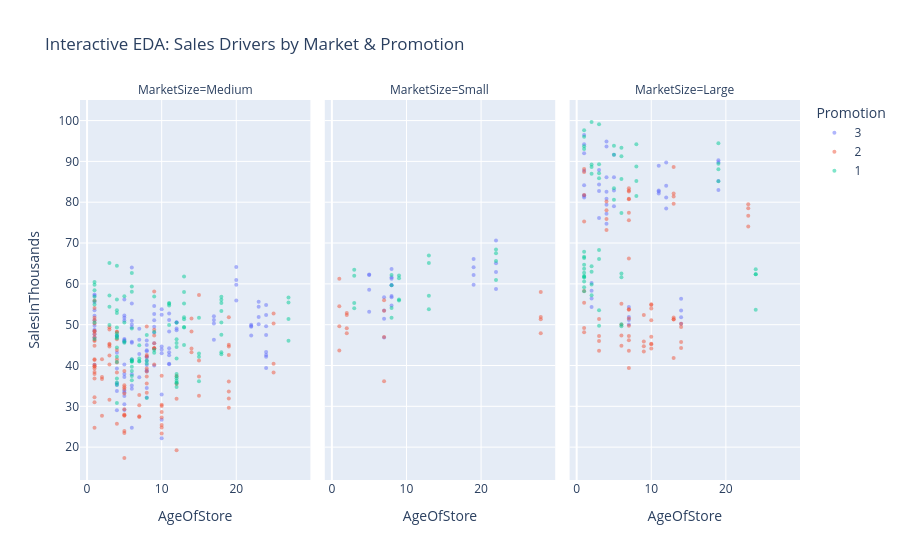

Here is the notebook cell this chart was saved with:
### Markdown cell above
## Step 3: Interactive Data Storytelling

Using Plotly allows recruiters or stakeholders to interact with the data, zoom in on specific stores, and observe how Store Age and Market Size correlate with sales.

### Code cell
fig = px.scatter(df, x="AgeOfStore", y="SalesInThousands", color="Promotion",facet_col="MarketSize",title="Interactive EDA: Sales Drivers by Market & Promotion")
fig.update_traces(marker=dict(size=4, opacity=0.5))
fig.show()

### Figure 1 — Plotly figure (JSON) as saved in the notebook; plotly's stock layout.template omitted (floating-point values rounded to 4 significant figures)
{"data": [{"hovertemplate": "Promotion=3<br>MarketSize=Medium<br>AgeOfStore=%{x}<br>SalesInThousands=%{y}<extra></extra>", "legendgroup": "3", "marker": {"color": "#636efa", "opacity": 0.5, "size": 4, "symbol": "circle"}, "mode": "markers", "name": "3", "orientation": "v", "showlegend": true, "type": "scatter", "x": [4, 4, 4, 4, 10, 10, 10, 10, 5, 5, 5, 5, 5, 5, 5, 5, 6, 6, 6, 6, 23, 23, 23, 23, 1, 1, 1, 1, 12, 12, 12, 12, 6, 6, 6, 6, 5, 5, 5, 5, 24, 24, 24, 24, 8, 8, 8, 8, 7, 7, 7, 7, 4, 4, 4, 4, 11, 11, 11, 11, 8, 8, 8, 8, 8, 8, 8, 8, 11, 11, 11, 11, 1, 1, 1, 1, 1, 1, 1, 1, 22, 22, 22, 22, 17, 17, 17, 17, 24, 24, 24, 24, 9, 9, 9, 9, 10, 10, 10, 10, 6, 6, 6, 6, 5, 5, 5, 5, 20, 20, 20, 20, 9, 9, 9, 9], "xaxis": "x", "y": [33.73, 35.67, 29.03, 39.25, 32.9, 22.18, 42.98, 26.68, 33.42, 37.93, 33.85, 40.25, 52.23, 51.68, 46.22, 46.03, 45.56, 55.19, 37.84, 50.07, 50.11, 55.59, 54.37, 51.91, 57.37, 55.53, 51.16, 57.06, 50.59, 48.64, 50.55, 49.08, 24.75, 41.47, 35.1, 34.33, 37.17, 30.52, 32.51, 29.12, 47.48, 39.41, 43.29, 42.59, 34.46, 40.13, 32.18, 43.73, 49.01, 46.29, 37.14, 42.82, 47.22, 35.24, 47.22, 43.15, 40.29, 48.35, 43.26, 44.2, 46.14, 41.12, 45.03, 38.85, 41.96, 42.27, 38.51, 43.51, 40.43, 51.15, 42.5, 52.76, 47.63, 52.21, 40.17, 48.36, 53.56, 49.72, 48.77, 46.84, 49.67, 49.98, 49.5, 47.35, 50.26, 52.05, 51.14, 46.3, 54.79, 52.39, 42.15, 49.63, 48.06, 51.09, 44.19, 49.52, 44.66, 53.78, 43.91, 52.41, 50.94, 49.38, 63.98, 45.84, 51.01, 56.16, 45.77, 46.47, 55.9, 59.8, 60.97, 64.14, 39.98, 54.58, 52.64, 45.43], "yaxis": "y"}, {"hovertemplate": "Promotion=3<br>MarketSize=Small<br>AgeOfStore=%{x}<br>SalesInThousands=%{y}<extra></extra>", "legendgroup": "3", "marker": {"color": "#636efa", "opacity": 0.5, "size": 4, "symbol": "circle"}, "mode": "markers", "name": "3", "orientation": "v", "showlegend": false, "type": "scatter", "x": [8, 8, 8, 8, 22, 22, 22, 22, 19, 19, 19, 19, 8, 8, 8, 8, 5, 5, 5, 5, 7, 7, 7, 7], "xaxis": "x2", "y": [61.59, 63.64, 54.68, 61.24, 62.93, 58.77, 70.6, 65.06, 59.76, 66.11, 62.16, 64.04, 59.65, 57.04, 59.73, 56.72, 58.55, 62.19, 53.14, 62.27, 51.47, 53.47, 46.83, 56.7], "yaxis": "y2"}, {"hovertemplate": "Promotion=3<br>MarketSize=Large<br>AgeOfStore=%{x}<br>SalesInThousands=%{y}<extra></extra>", "legendgroup": "3", "marker": {"color": "#636efa", "opacity": 0.5, "size": 4, "symbol": "circle"}, "mode": "markers", "name": "3", "orientation": "v", "showlegend": false, "type": "scatter", "x": [4, 4, 4, 4, 12, 12, 12, 12, 19, 19, 19, 19, 11, 11, 11, 11, 1, 1, 1, 1, 1, 1, 1, 1, 3, 3, 3, 3, 4, 4, 4, 4, 5, 5, 5, 5, 7, 7, 7, 7, 2, 2, 2, 2, 14, 14, 14, 14], "xaxis": "x3", "y": [86.14, 82.56, 79.36, 77.17, 89.7, 78.43, 84.05, 81.18, 83.02, 90.3, 85.18, 89.77, 82.64, 82.89, 82.13, 88.91, 87.7, 81.16, 81.58, 94.21, 96.48, 84.13, 91.98, 81.72, 84.34, 87.9, 76.12, 82.72, 94.89, 74.75, 93.63, 80.82, 91.61, 79.02, 86.11, 82.88, 51.89, 51.17, 54.33, 50.05, 54.34, 60.24, 56.39, 58.33, 53.5, 56.34, 51.83, 50.2], "yaxis": "y3"}, {"hovertemplate": "Promotion=2<br>MarketSize=Medium<br>AgeOfStore=%{x}<br>SalesInThousands=%{y}<extra></extra>", "legendgroup": "2", "marker": {"color": "#EF553B", "opacity": 0.5, "size": 4, "symbol": "circle"}, "mode": "markers", "name": "2", "orientation": "v", "showlegend": true, "type": "scatter", "x": [5, 5, 5, 5, 1, 1, 1, 1, 10, 10, 10, 10, 10, 10, 10, 10, 5, 5, 5, 5, 25, 25, 25, 25, 19, 19, 19, 19, 8, 8, 8, 8, 4, 4, 4, 4, 3, 3, 3, 3, 9, 9, 9, 9, 14, 14, 14, 14, 1, 1, 1, 1, 19, 19, 19, 19, 2, 2, 2, 2, 1, 1, 1, 1, 12, 12, 12, 12, 5, 5, 5, 5, 7, 7, 7, 7, 4, 4, 4, 4, 3, 3, 3, 3, 8, 8, 8, 8, 1, 1, 1, 1, 15, 15, 15, 15, 1, 1, 1, 1, 9, 9, 9, 9, 1, 1, 1, 1], "xaxis": "x", "y": [27.81, 34.67, 27.98, 27.72, 39.28, 39.8, 24.77, 30.98, 30.37, 24.82, 37.47, 23.35, 30.08, 28.62, 25.4, 27.26, 34.27, 29.3, 23.93, 35.16, 40.4, 50.28, 52.72, 38.3, 51.79, 42.56, 44.64, 45.11, 42.15, 42.59, 49.56, 39.25, 48.18, 48.25, 46.42, 43.77, 45.3, 48.84, 45.08, 44.67, 47.33, 45.42, 44.31, 40.26, 43.27, 48.33, 44.14, 51.5, 46.26, 47.71, 54.09, 46.89, 31.94, 29.64, 33.64, 36.05, 36.7, 41.53, 27.71, 37.2, 32.21, 38.41, 37.9, 44.84, 37.45, 35.46, 31.85, 19.26, 38.65, 17.34, 33.14, 23.44, 32.77, 30.26, 27.55, 27.37, 40.71, 38.26, 41.44, 25.7, 49.39, 40.25, 42.46, 31.62, 38.56, 37.29, 35.6, 33.35, 48.5, 36.8, 48.32, 41.54, 32.61, 57.27, 37.32, 41.22, 39.73, 50.3, 40.16, 41.37, 48.76, 44.14, 58.1, 44.16, 46.02, 51.09, 51.68, 55.91], "yaxis": "y"}, {"hovertemplate": "Promotion=2<br>MarketSize=Small<br>AgeOfStore=%{x}<br>SalesInThousands=%{y}<extra></extra>", "legendgroup": "2", "marker": {"color": "#EF553B", "opacity": 0.5, "size": 4, "symbol": "circle"}, "mode": "markers", "name": "2", "orientation": "v", "showlegend": false, "type": "scatter", "x": [1, 1, 1, 1, 2, 2, 2, 2, 7, 7, 7, 7, 28, 28, 28, 28], "xaxis": "x2", "y": [49.61, 43.69, 54.49, 61.25, 47.89, 52.37, 49.11, 52.88, 46.98, 53.41, 36.17, 55.98, 51.87, 58.01, 47.93, 51.33], "yaxis": "y2"}, {"hovertemplate": "Promotion=2<br>MarketSize=Large<br>AgeOfStore=%{x}<br>SalesInThousands=%{y}<extra></extra>", "legendgroup": "2", "marker": {"color": "#EF553B", "opacity": 0.5, "size": 4, "symbol": "circle"}, "mode": "markers", "name": "2", "orientation": "v", "showlegend": false, "type": "scatter", "x": [1, 1, 1, 1, 13, 13, 13, 13, 4, 4, 4, 4, 7, 7, 7, 7, 7, 7, 7, 7, 23, 23, 23, 23, 7, 7, 7, 7, 10, 10, 10, 10, 13, 13, 13, 13, 10, 10, 10, 10, 3, 3, 3, 3, 1, 1, 1, 1, 6, 6, 6, 6, 9, 9, 9, 9, 7, 7, 7, 7, 14, 14, 14, 14], "xaxis": "x3", "y": [87.43, 81.79, 88.12, 75.29, 88.64, 81.37, 82.14, 79.64, 73.22, 75.88, 78.01, 80.17, 82.65, 77.39, 80.83, 80.75, 66.22, 82.86, 83.4, 75.61, 79.53, 74.03, 78.53, 76.71, 53.76, 39.36, 47.2, 53.66, 51.09, 54.82, 44.16, 53.95, 51.26, 51.73, 51.35, 41.85, 45.21, 55.02, 45.35, 47.06, 43.59, 46.03, 47.22, 51.41, 55.39, 49.16, 58.26, 48.12, 49.98, 44.84, 55.12, 47.36, 44.7, 43.44, 52.36, 45.9, 43.61, 46.2, 51.52, 49.71, 50.2, 45.75, 44.29, 49.41], "yaxis": "y3"}, {"hovertemplate": "Promotion=1<br>MarketSize=Medium<br>AgeOfStore=%{x}<br>SalesInThousands=%{y}<extra></extra>", "legendgroup": "1", "marker": {"color": "#00cc96", "opacity": 0.5, "size": 4, "symbol": "circle"}, "mode": "markers", "name": "1", "orientation": "v", "showlegend": true, "type": "scatter", "x": [12, 12, 12, 12, 15, 15, 15, 15, 6, 6, 6, 6, 12, 12, 12, 12, 12, 12, 12, 12, 11, 11, 11, 11, 6, 6, 6, 6, 4, 4, 4, 4, 8, 8, 8, 8, 4, 4, 4, 4, 7, 7, 7, 7, 6, 6, 6, 6, 18, 18, 18, 18, 9, 9, 9, 9, 4, 4, 4, 4, 18, 18, 18, 18, 13, 13, 13, 13, 4, 4, 4, 4, 27, 27, 27, 27, 5, 5, 5, 5, 1, 1, 1, 1, 3, 3, 3, 3, 1, 1, 1, 1, 13, 13, 13, 13], "xaxis": "x", "y": [44.54, 37.94, 45.49, 34.75, 42.92, 42.16, 51.72, 36.17, 37.41, 38.64, 40.9, 41.11, 35.85, 36.24, 41.73, 37.32, 50.48, 36.88, 35.68, 46.45, 49.95, 55.11, 55.28, 54.7, 59.34, 62.63, 49.08, 58.04, 42.16, 36.8, 46.98, 47.35, 40.46, 41.25, 32.05, 47.5, 35.3, 35.86, 49.3, 30.81, 44.98, 41.71, 41.1, 40.97, 41.1, 41.56, 36.39, 39.67, 53.38, 55.31, 56.1, 43.24, 48.18, 43.11, 43.78, 56.9, 53.53, 47.92, 56.18, 46.66, 42.76, 50.52, 56.86, 47.51, 51.82, 45.02, 49.44, 51.32, 52.85, 40.84, 64.45, 44.43, 56.64, 46.06, 55.46, 51.41, 56.99, 45.57, 45.92, 50.52, 54.95, 55.78, 46.49, 56.84, 65.11, 54.38, 57.14, 49.91, 50.54, 58.43, 59.77, 60.44, 49.3, 61.8, 58.0, 55.2], "yaxis": "y"}, {"hovertemplate": "Promotion=1<br>MarketSize=Small<br>AgeOfStore=%{x}<br>SalesInThousands=%{y}<extra></extra>", "legendgroup": "1", "marker": {"color": "#00cc96", "opacity": 0.5, "size": 4, "symbol": "circle"}, "mode": "markers", "name": "1", "orientation": "v", "showlegend": false, "type": "scatter", "x": [22, 22, 22, 22, 9, 9, 9, 9, 3, 3, 3, 3, 13, 13, 13, 13, 8, 8, 8, 8], "xaxis": "x2", "y": [67.48, 65.57, 68.42, 60.93, 55.94, 61.36, 56.19, 62.06, 54.01, 63.48, 61.96, 55.3, 53.79, 66.96, 57.1, 65.12, 62.16, 54.06, 51.72, 59.64], "yaxis": "y2"}, {"hovertemplate": "Promotion=1<br>MarketSize=Large<br>AgeOfStore=%{x}<br>SalesInThousands=%{y}<extra></extra>", "legendgroup": "1", "marker": {"color": "#00cc96", "opacity": 0.5, "size": 4, "symbol": "circle"}, "mode": "markers", "name": "1", "orientation": "v", "showlegend": false, "type": "scatter", "x": [8, 8, 8, 8, 1, 1, 1, 1, 19, 19, 19, 19, 5, 5, 5, 5, 2, 2, 2, 2, 3, 3, 3, 3, 6, 6, 6, 6, 1, 1, 1, 1, 1, 1, 1, 1, 1, 1, 1, 1, 24, 24, 24, 24, 3, 3, 3, 3, 6, 6, 6, 6, 2, 2, 2, 2], "xaxis": "x3", "y": [88.73, 85.21, 81.55, 94.17, 93.71, 96.01, 93.03, 97.61, 85.11, 88.07, 94.43, 89.44, 91.6, 80.61, 93.86, 83.43, 99.65, 88.64, 86.96, 89.25, 87.08, 89.32, 99.12, 85.85, 93.32, 85.71, 77.36, 91.29, 61.53, 59.17, 63.73, 61.77, 58.19, 62.72, 66.66, 64.66, 66.34, 60.59, 61.95, 67.84, 62.33, 53.68, 62.37, 63.58, 53.51, 49.76, 68.31, 66.1, 49.62, 62.54, 50.11, 61.63, 59.87, 62.99, 57.2, 64.34], "yaxis": "y3"}], "layout": {"annotations": [{"font": {}, "showarrow": false, "text": "MarketSize=Medium", "x": 0.16, "xanchor": "center", "xref": "paper", "y": 1, "yanchor": "bottom", "yref": "paper"}, {"font": {}, "showarrow": false, "text": "MarketSize=Small", "x": 0.5, "xanchor": "center", "xref": "paper", "y": 1, "yanchor": "bottom", "yref": "paper"}, {"font": {}, "showarrow": false, "text": "MarketSize=Large", "x": 0.84, "xanchor": "center", "xref": "paper", "y": 1, "yanchor": "bottom", "yref": "paper"}], "legend": {"title": {"text": "Promotion"}, "tracegroupgap": 0}, "title": {"text": "Interactive EDA: Sales Drivers by Market & Promotion"}, "xaxis": {"anchor": "y", "domain": [0, 0.32], "title": {"text": "AgeOfStore"}}, "xaxis2": {"anchor": "y2", "domain": [0.34, 0.66], "matches": "x", "title": {"text": "AgeOfStore"}}, "xaxis3": {"anchor": "y3", "domain": [0.68, 1.0], "matches": "x", "title": {"text": "AgeOfStore"}}, "yaxis": {"anchor": "x", "domain": [0, 1], "title": {"text": "SalesInThousands"}}, "yaxis2": {"anchor": "x2", "domain": [0, 1], "matches": "y", "showticklabels": false}, "yaxis3": {"anchor": "x3", "domain": [0, 1], "matches": "y", "showticklabels": false}}}
